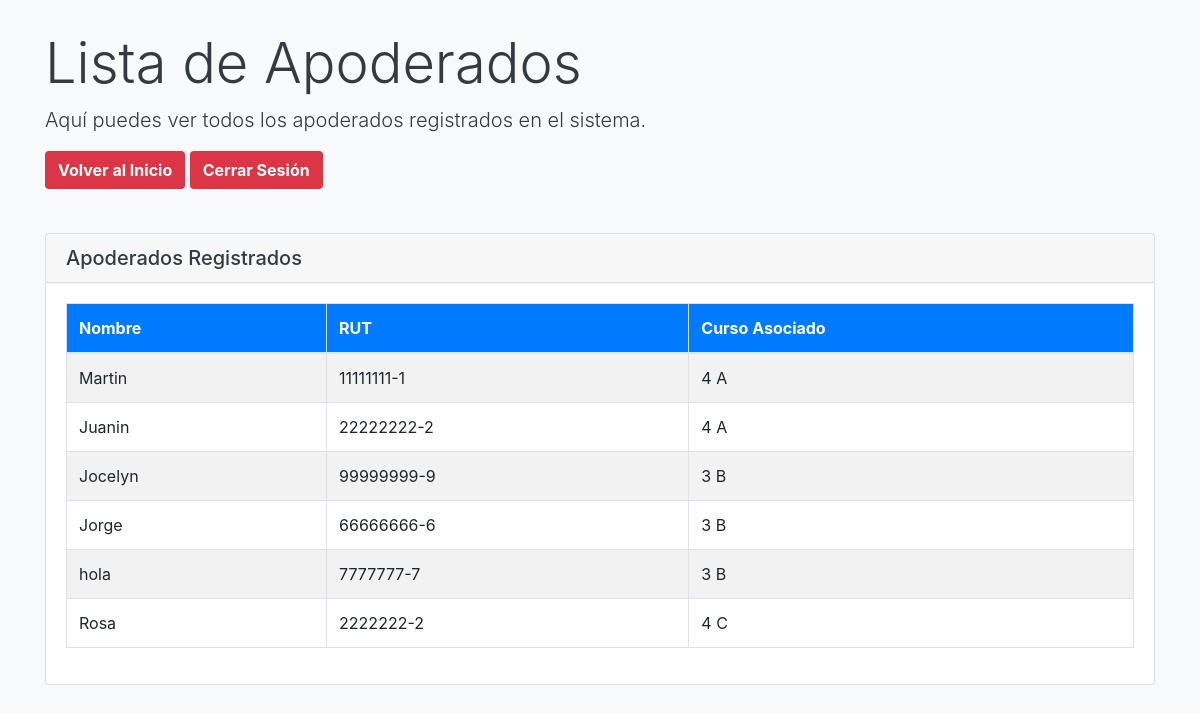
/ver_apoderados, run on the app's committed database.
### app.py (models this page shows)
class Apoderado(db.Model):
    id = db.Column(db.Integer, primary_key=True)
    nombre = db.Column(db.String(100), nullable=False)
    rut = db.Column(db.String(10), unique=True, nullable=False)
    curso_id = db.Column(db.Integer, db.ForeignKey('curso.id'), nullable=False)
    pagos = db.relationship('Pago', backref='apoderado', lazy=True)

class Curso(db.Model):
    id = db.Column(db.Integer, primary_key=True)
    nombre = db.Column(db.String(100), nullable=False)
    apoderados = db.relationship("Apoderado", backref="curso", lazy=True)

### app.py (the view)
@app.route('/ver_apoderados')
def ver_apoderados():
    try:
        apoderados = Apoderado.query.all()
        return render_template('ver_apoderados.html', apoderados=apoderados)
    except Exception as e:
        print(f"Error al obtener apoderados: {e}")
        return "Hubo un problema al cargar la lista de apoderados."

### templates/ver_apoderados.html (shortened to what this page needs)
<!DOCTYPE html>
<html lang="es">
<head>
    <link href="https://cdn.jsdelivr.net/npm/bootstrap@4.5.2/dist/css/bootstrap.min.css" rel="stylesheet">
</head>
<body>
    <div class="container">
        <h1 class="display-4">Lista de Apoderados</h1>
        <p class="lead">Aquí puedes ver todos los apoderados registrados en el sistema.</p>
        <a href="{{ url_for('ejecutivo_home') }}" class="btn btn-back mb-4">Volver al Inicio</a>
        <a href="{{ url_for('logout') }}" class="btn btn-back mb-4">Cerrar Sesión</a>
        <div class="card">
            <div class="card-header">
                <h5 class="mb-0">Apoderados Registrados</h5>
            </div>
            <div class="card-body">
                <table class="table table-bordered">
                    <thead>
                        <tr>
                            <th>Nombre</th>
                            <th>RUT</th>
                            <th>Curso Asociado</th>
                        </tr>
                    </thead>
                    <tbody>
                        {% for apoderado in apoderados %}
                        <tr>
                            <td>{{ apoderado.nombre }}</td>
                            <td>{{ apoderado.rut }}</td>
                            <td>{{ apoderado.curso.nombre }}</td>
                        </tr>
                        {% else %}
                        <tr>
                            <td colspan="3" class="text-center">No hay apoderados registrados.</td>
                        </tr>
                        {% endfor %}
                    </tbody>
                </table>
            </div>
        </div>
    </div>
</body>
</html>

### templates/ver_apoderados.html (style rules this page uses)
body { background-color: #f8f9fa; color: #343a40; }
.container { margin-top: 30px; }
.card { margin-top: 20px; }
.table thead { background-color: #007bff; color: white; }
.table tbody tr:nth-child(odd) { background-color: #f2f2f2; }
.btn-back { background-color: #dc3545; color: white; font-weight: bold; }

### data on the page
Apoderado: nombre "Martin", rut "11111111-1", curso.nombre "4 A"
Apoderado: nombre "Juanin", rut "22222222-2", curso.nombre "4 A"
Apoderado: nombre "Jocelyn", rut "99999999-9", curso.nombre "3 B"
Apoderado: nombre "Jorge", rut "66666666-6", curso.nombre "3 B"
Apoderado: nombre "hola", rut "7777777-7", curso.nombre "3 B"
Apoderado: nombre "Rosa", rut "2222222-2", curso.nombre "4 C"
